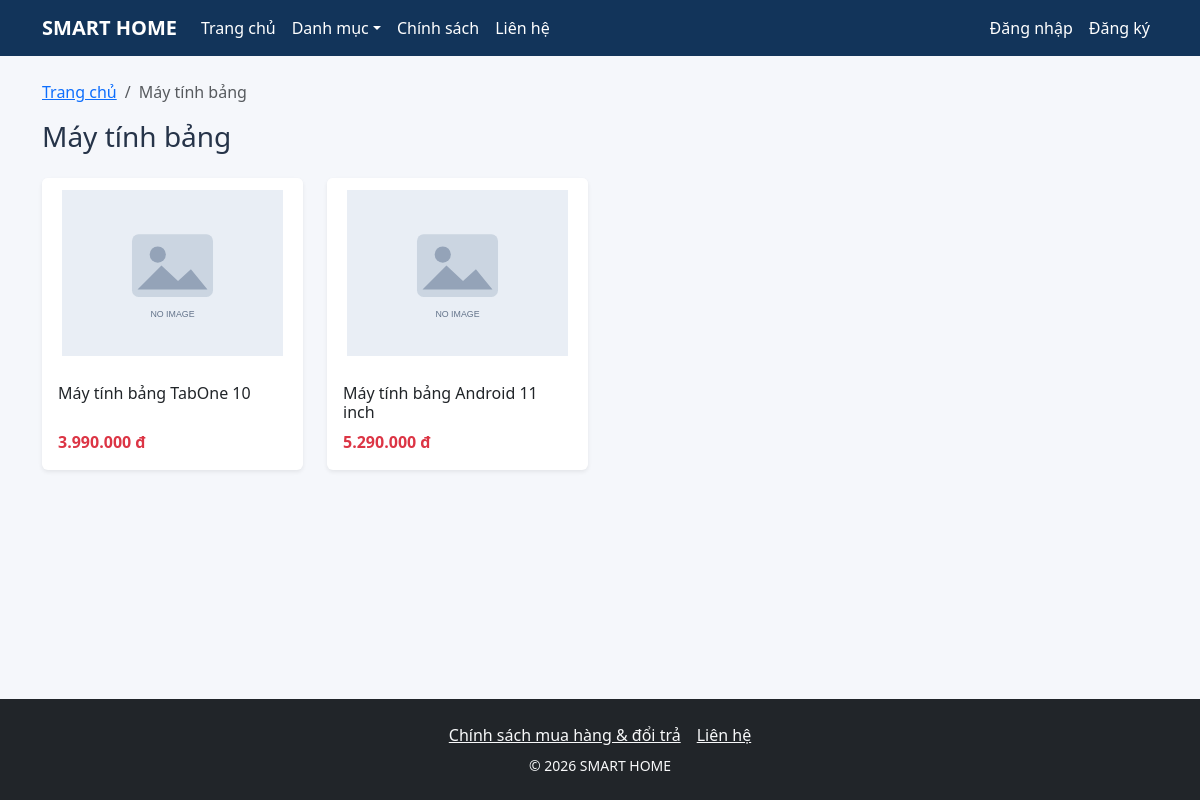
Page /public/category/show/may-tinh-bang on the committed database.
### tables this page shows
CREATE TABLE categories (
 id INT AUTO_INCREMENT PRIMARY KEY,
 name VARCHAR(150) NOT NULL,
 slug VARCHAR(180) NOT NULL UNIQUE,
 status ENUM('active','inactive') NOT NULL DEFAULT 'active',
 created_at TIMESTAMP DEFAULT CURRENT_TIMESTAMP
);

CREATE TABLE products (
 id INT AUTO_INCREMENT PRIMARY KEY,
 category_id INT NOT NULL,
 sku VARCHAR(80) NOT NULL UNIQUE,
 name VARCHAR(200) NOT NULL,
 brand VARCHAR(120) DEFAULT '',
 description TEXT,
 price DECIMAL(12,2) NOT NULL,
 stock INT NOT NULL DEFAULT 0,
 is_featured TINYINT(1) NOT NULL DEFAULT 0,
 status ENUM('active','inactive') NOT NULL DEFAULT 'active',
 created_at TIMESTAMP DEFAULT CURRENT_TIMESTAMP,
 CONSTRAINT fk_products_category FOREIGN KEY(category_id) REFERENCES categories(id)
);

### app/core/Controller.php (called while the page is built, shortened)
<?php
abstract class Controller {
    protected function view(string $path, array $data = [], string|false $layout = 'main'): void {
        $viewFile = __DIR__ . '/../views/' . $path . '.php';
        $content = function () use ($viewFile, $data): void { extract($data); require $viewFile; };
        extract($data);
        $layoutFile = __DIR__ . '/../views/layouts/' . $layout . '.php';
        require $layoutFile;
    }
}

### app/controllers/CategoryController.php (called while the page is built, shortened)
<?php
class CategoryController extends Controller {
    public function show($slug): void {
        $category = Category::findBySlug((string)$slug);
        $sql = "SELECT p.*, pi.file_name AS image FROM products p LEFT JOIN product_images pi ON pi.product_id=p.id AND pi.is_primary=1 WHERE p.category_id=:cid AND p.status='active' ORDER BY p.created_at DESC";
        $stmt = Database::getInstance()->prepare($sql); $stmt->execute(['cid'=>$category['id']]);
        $this->view('category/show', ['pageTitle'=>$category['name'], 'category'=>$category, 'products'=>$stmt->fetchAll()]);
    }
}

### app/core/App.php (called while the page is built, shortened)
<?php
class App {
    public function run(): void {
        $url = trim($_GET['url'] ?? '', '/');
        $parts = $url === '' ? ['home', 'index'] : explode('/', $url);
        $isAdmin = ($parts[0] ?? '') === 'admin';
        if ($isAdmin) {
            array_shift($parts);
            $controllerPart = $parts[0] ?? 'dashboard';
            $action = $parts[1] ?? 'index';
            $params = array_slice($parts, 2);
            $class = 'Admin' . str_replace(' ', '', ucwords(str_replace(['-', '_'], ' ', $controllerPart))) . 'Controller';
            $file = __DIR__ . '/../controllers/admin/' . $class . '.php';
        } else {
            $action = $parts[1] ?? 'index';
            $params = array_slice($parts, 2);
        }
        (new $class())->$action(...$params);
    }
}

### public/index.php (called while the page is built, shortened)
<?php
require_once __DIR__ . '/../app/core/helpers.php';
spl_autoload_register(function($class) {
    $paths=[__DIR__.'/../app/core/'.$class.'.php',__DIR__.'/../app/models/'.$class.'.php',__DIR__.'/../app/services/'.$class.'.php',__DIR__.'/../app/controllers/'.$class.'.php',__DIR__.'/../app/controllers/admin/'.$class.'.php'];
    foreach($paths as $path) if(file_exists($path)) { require_once $path; return; }
});
try { (new App())->run(); }
catch(Throwable $e) { error_log((string)$e); http_response_code(500); echo '<h1>Lỗi hệ thống</h1><p>Kiểm tra Apache/PHP error log để biết chi tiết.</p>'; }

### app/core/Auth.php (called while the page is built, shortened)
<?php
class Auth {
    public static function user(): ?array { return $_SESSION['user'] ?? null; }
    public static function check(): bool { return self::user() !== null; }
}

### app/core/Database.php (called while the page is built)
<?php
class Database {
    private static ?PDO $instance = null;
    public static function getInstance(): PDO {
        if (self::$instance === null) {
            $dsn = 'mysql:host=' . DB_HOST . ';dbname=' . DB_NAME . ';charset=utf8mb4';
            self::$instance = new PDO($dsn, DB_USER, DB_PASS, [
                PDO::ATTR_ERRMODE => PDO::ERRMODE_EXCEPTION,
                PDO::ATTR_DEFAULT_FETCH_MODE => PDO::FETCH_ASSOC,
                PDO::ATTR_EMULATE_PREPARES => false
            ]);
        }
        return self::$instance;
    }
}

### app/core/Model.php (called while the page is built, shortened)
<?php
class Model {
    protected static function db(): PDO { return Database::getInstance(); }
}

### app/models/Category.php (called while the page is built, shortened)
<?php
class Category extends Model {
    public static function findBySlug(string $slug): ?array {
        $stmt = self::db()->prepare('SELECT * FROM categories WHERE slug = ? LIMIT 1');
        $stmt->execute([$slug]); $row = $stmt->fetch(); return $row ?: null;
    }
    public static function activeList(): array {
        return self::db()->query("SELECT * FROM categories WHERE status='active' ORDER BY name ASC")->fetchAll();
    }
}

### app/views/layouts/main.php (the view, shortened to what this page needs)
<?php $navCategories = Category::activeList(); ?>
<!doctype html><html lang="vi"><head><link href="https://cdn.jsdelivr.net/npm/bootstrap@5.3.3/dist/css/bootstrap.min.css" rel="stylesheet"><link rel="stylesheet" href="<?= e(base_url('assets/css/style.css')) ?>"></head>
<body class="d-flex flex-column min-vh-100">
<nav class="navbar navbar-expand-lg navbar-dark"><div class="container"><a class="navbar-brand fw-bold" href="<?= e(base_url()) ?>">SMART HOME</a><button class="navbar-toggler" type="button" data-bs-toggle="collapse" data-bs-target="#mainNav"><span class="navbar-toggler-icon"></span></button><div class="collapse navbar-collapse" id="mainNav"><ul class="navbar-nav me-auto"><li class="nav-item"><a class="nav-link" href="<?= e(base_url()) ?>">Trang chủ</a></li><li class="nav-item dropdown"><a class="nav-link dropdown-toggle" href="#" data-bs-toggle="dropdown">Danh mục</a><ul class="dropdown-menu"><?php foreach($navCategories as $cat): ?><li><a class="dropdown-item" href="<?= e(base_url('category/show/'.$cat['slug'])) ?>"><?= e($cat['name']) ?></a></li><?php endforeach; ?></ul></li><li class="nav-item"><a class="nav-link" href="<?= e(base_url('policy')) ?>">Chính sách</a></li><li class="nav-item"><a class="nav-link" href="<?= e(base_url('contact')) ?>">Liên hệ</a></li></ul><ul class="navbar-nav align-items-lg-center"><?php if(Auth::check()): ?><li class="nav-item"><a class="nav-link" href="<?= e(base_url('account/profile')) ?>">Hồ sơ</a></li><?php if(in_array(Auth::user()['role'],['admin','staff'],true)): ?><li class="nav-item"><a class="nav-link" href="<?= e(base_url('admin/dashboard')) ?>">Quản trị</a></li><?php endif; ?><li class="nav-item"><form method="post" action="<?= e(base_url('auth/logout')) ?>" class="ms-lg-2"><?= csrf_field() ?><button class="btn btn-sm btn-outline-light">Đăng xuất</button></form></li><?php else: ?><li class="nav-item"><a class="nav-link" href="<?= e(base_url('auth/login')) ?>">Đăng nhập</a></li><li class="nav-item"><a class="nav-link" href="<?= e(base_url('auth/register')) ?>">Đăng ký</a></li><?php endif; ?></ul></div></div></nav>
<main class="container py-4 flex-grow-1"><?php foreach(($_SESSION['flash']??[]) as $f): ?><div class="alert alert-<?= e($f['type']==='error'?'danger':$f['type']) ?>"><?= $f['message'] ?></div><?php endforeach; $_SESSION['flash']=[]; ?><?= $content() ?></main>
<footer class="bg-dark text-light text-center py-4"><div class="container"><a class="text-light me-3" href="<?= e(base_url('policy')) ?>">Chính sách mua hàng & đổi trả</a><a class="text-light" href="<?= e(base_url('contact')) ?>">Liên hệ</a><p class="small mb-0 mt-2">&copy; <?= date('Y') ?> SMART HOME</p></div></footer><script src="https://cdn.jsdelivr.net/npm/bootstrap@5.3.3/dist/js/bootstrap.bundle.min.js"></script></body></html>

### app/views/category/show.php
<nav aria-label="breadcrumb"><ol class="breadcrumb"><li class="breadcrumb-item"><a href="<?= e(base_url()) ?>">Trang chủ</a></li><li class="breadcrumb-item active"><?= e($category['name']) ?></li></ol></nav><h1 class="h3 mb-4"><?= e($category['name']) ?></h1><?php if(empty($products)): ?><p class="text-muted">Danh mục này hiện chưa có sản phẩm.</p><?php else: ?><div class="row row-cols-2 row-cols-md-3 row-cols-lg-4 g-4"><?php foreach($products as $p): ?><?= product_card_html($p) ?><?php endforeach; ?></div><?php endif; ?>

### app/core/helpers.php (shortened to what this page needs)
<?php
function base_url(string $path = ''): string { return rtrim(BASE_URL, '/') . ($path ? '/' . ltrim($path, '/') : '/'); }
function e($value): string { return htmlspecialchars((string)$value, ENT_QUOTES, 'UTF-8'); }
function format_vnd($value): string { return number_format((float)$value, 0, ',', '.') . ' đ'; }
function product_image_url(?string $name, string $size = 'main'): string {
    if (!$name) return base_url('assets/img/no-image.svg');
    $folder = $size === 'thumb' ? 'thumbs/' : '';
    $path = __DIR__ . '/../../public/uploads/products/' . $folder . $name;
    return file_exists($path) ? base_url('uploads/products/' . $folder . rawurlencode($name)) : base_url('assets/img/no-image.svg');
}
function product_card_html(array $product): string {
    $url = e(base_url('product/detail/' . (int)$product['id']));
    $img = e(product_image_url($product['image'] ?? null, 'thumb'));
    $name = e($product['name'] ?? 'Sản phẩm');
    $price = format_vnd($product['price'] ?? 0);
    return '<div class="col"><a href="'.$url.'" class="text-decoration-none text-dark"><div class="card h-100 shadow-sm product-card"><img src="'.$img.'" class="card-img-top" loading="lazy" alt="'.$name.'"><div class="card-body d-flex flex-column"><h3 class="h6">'.$name.'</h3><p class="text-danger fw-bold mt-auto mb-0">'.$price.'</p></div></div></a></div>';
}

### public/assets/css/style.css (style rules this page uses)
body { background:#f5f7fb;color:#263449 }
.navbar { background:#12345a }
.navbar .nav-link,.navbar-brand { color:#fff!important }
.product-card { height:100%;border:0;box-shadow:0 5px 18px #102a4312;transition:.2s }
.product-card img { height:210px;object-fit:cover }
.product-card { transition:transform .2s,box-shadow .2s;overflow:hidden }
.product-card img { height:190px;object-fit:contain;padding:12px;background:#fff }

### rows in the picture
categories: name "Máy tính bảng"
products: name "Máy tính bảng TabOne 10", price "3.990.000 đ"
products: name "Máy tính bảng Android 11 inch", price "5.290.000 đ"
